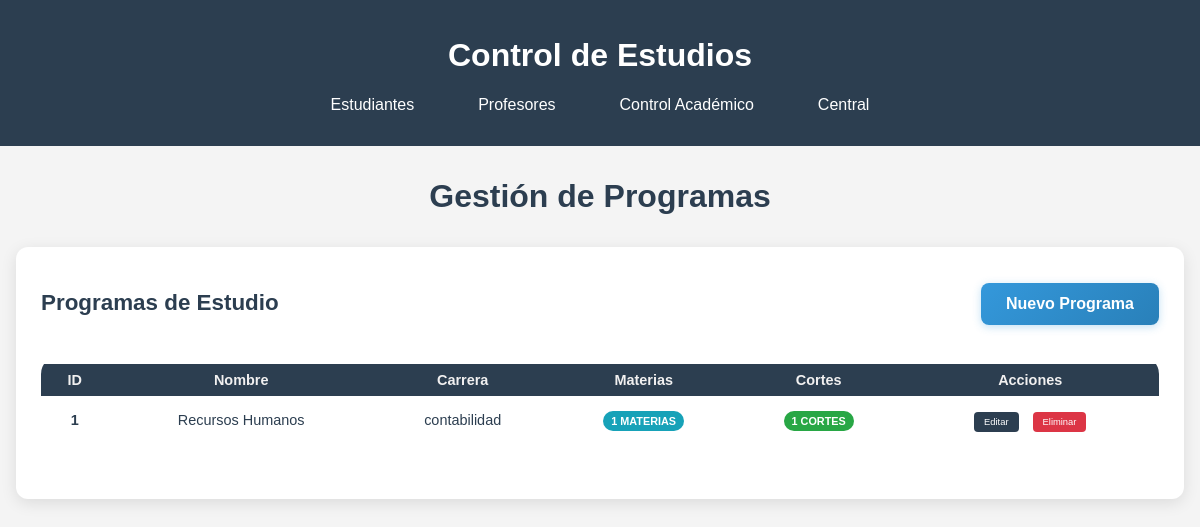
Before: /control_academico/programas with the older database file.
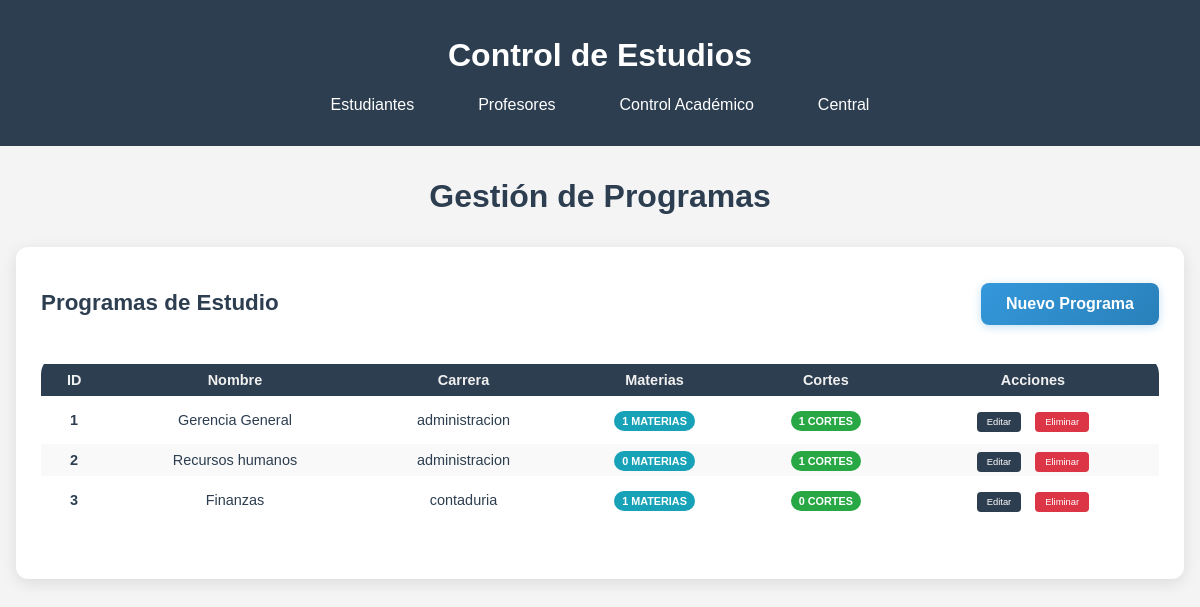
After: the same page with the newer database file.
### modulos/control_academico/models.py (models this page shows, shortened)
class Programa(db.Model):
    __tablename__ = 'programas'
    id = db.Column(db.Integer, primary_key=True)
    nombre = db.Column(db.String(100), nullable=False)
    carrera_id = db.Column(db.Integer, db.ForeignKey('carreras.id'), nullable=False)
    carrera = db.relationship('Carrera', back_populates='programas')
    materias = db.relationship('Materia', back_populates='programa')
    cortes = db.relationship('Corte', back_populates='programa')

class Carrera(db.Model):
    __tablename__ = 'carreras'
    id = db.Column(db.Integer, primary_key=True)
    nombre = db.Column(db.String(100), nullable=False, unique=True)
    programas = db.relationship('Programa', back_populates='carrera')
    estudiantes = db.relationship('Estudiante', back_populates='carrera')

### modulos/control_academico/routes.py (the view)
@bp.route('/programas')
def listar_programas():
    programas = Programa.query.all()
    carreras = Carrera.query.all()
    return render_template('control_academico/programas.html',
                         programas=programas, carreras=carreras)

### modulos/control_academico/templates/control_academico/programas.html (shortened to what this page needs)
{% extends "central/base.html" %}
{% block content %}
<div class="welcome-container">
    <h1 class="titulo-estudiantes">Gestión de Programas</h1>
    <div class="tabla-estudiantes-contenedor">
        <div style="display: flex; justify-content: space-between; align-items: center; margin-bottom: 20px;">
            <h2>Programas de Estudio</h2>
            <a href="{{ url_for('control_academico.crear_programa') }}" class="btn-academico">Nuevo Programa</a>
        </div>
        {% if programas %}
            <table class="tabla-estudiantes">
                <thead>
                    <tr>
                        <th>ID</th>
                        <th>Nombre</th>
                        <th>Carrera</th>
                        <th>Materias</th>
                        <th>Cortes</th>
                        <th>Acciones</th>
                    </tr>
                </thead>
                <tbody>
                    {% for programa in programas %}
                    <tr>
                        <td><strong>{{ programa.id }}</strong></td>
                        <td>{{ programa.nombre }}</td>
                        <td>{{ programa.carrera.nombre }}</td>
                        <td>
                            <span class="badge badge-info">{{ programa.materias|length }} materias</span>
                        </td>
                        <td>
                            <span class="badge badge-success">{{ programa.cortes|length }} cortes</span>
                        </td>
                        <td>
                            <a href="{{ url_for('control_academico.editar_programa', id=programa.id) }}"
                               class="btn-accion editar">Editar</a>
                            <a href="{{ url_for('control_academico.eliminar_programa', id=programa.id) }}"
                               class="btn-accion eliminar"
                               onclick="return confirm('¿Está seguro de eliminar este programa?')">Eliminar</a>
                        </td>
                    </tr>
                    {% endfor %}
                </tbody>
            </table>
        {% else %}
            <div style="text-align: center; padding: 40px;">
                <p class="text-muted">No hay programas registrados.</p>
                <p>Comience creando un nuevo programa usando el botón de arriba.</p>
            </div>
        {% endif %}
    </div>
</div>
{% endblock %}

Changed rows visible on the page:
changed Programa id 1: nombre "Recursos Humanos" → "Gerencia General"; carrera.nombre "contabilidad" → "administracion"
added Programa: id "2", nombre "Recursos humanos", carrera.nombre "administracion", materias|length "0", cortes|length "1"
added Programa: id "3", nombre "Finanzas", carrera.nombre "contaduria", materias|length "1", cortes|length "0"
